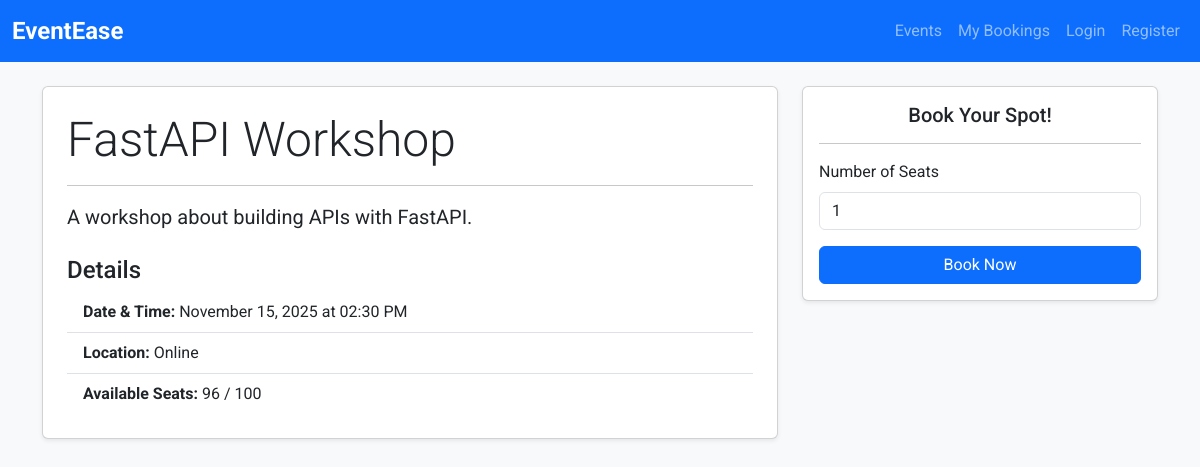
Before: /events/1 with the older database file.
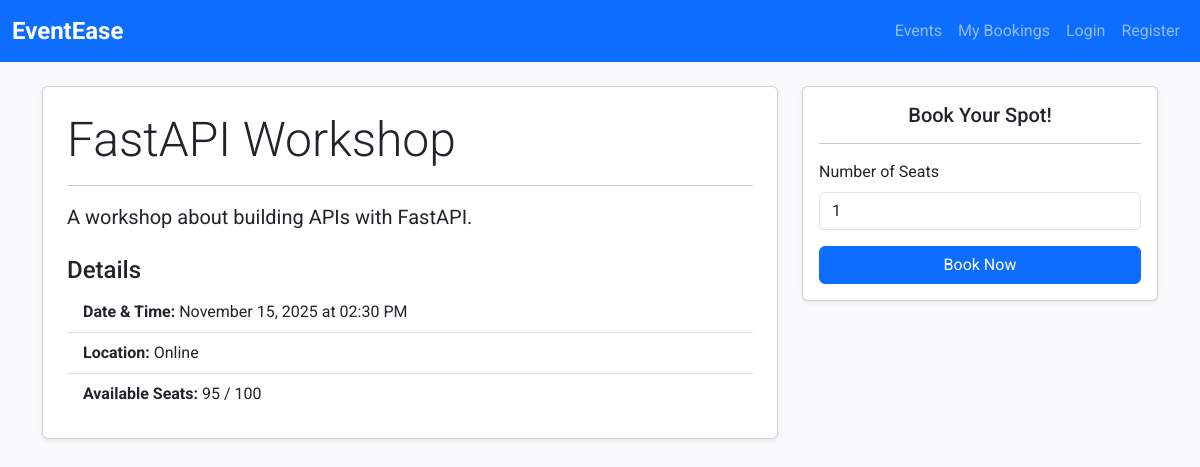
After: the same page with the newer database file.
### models.py (models this page shows)
class Event(Base):
    __tablename__ = "events"
    id = Column(Integer, primary_key=True, index=True)
    title = Column(String, index=True, nullable=False)
    description = Column(String)
    location = Column(String, nullable=False)
    date_time = Column(DateTime, nullable=False)
    total_seats = Column(Integer, nullable=False)
    available_seats = Column(Integer, nullable=False)
    creator_id = Column(Integer, ForeignKey("users.id"))
    creator = relationship("User", back_populates="events")
    bookings = relationship("Booking", back_populates="event")

### app.py (the view)
@app.get("/events/{event_id}", include_in_schema=False)
def get_event_detail_page(request: Request, event_id: int, db: Session = Depends(get_db)):
    event = event_crud.get_event(db, event_id=event_id)
    if not event:
         raise HTTPException(status_code=status.HTTP_404_NOT_FOUND, detail="Event not found")
    return templates.TemplateResponse("event_detail.html", {"request": request, "event": event})

### templates/event_detail.html (shortened to what this page needs)
{% extends "base.html" %}
{% block content %}
<div class="row">
    <div class="col-lg-8 mb-4">
        <div class="card shadow-sm h-100">
            <div class="card-body p-4">
                <h1 class="display-5">{{ event.title }}</h1>
                <hr>
                <p class="fs-5">{{ event.description }}</p>
                <h4 class="mt-4">Details</h4>
                <ul class="list-group list-group-flush">
                    <li class="list-group-item">
                        <strong>Date & Time:</strong> {{ event.date_time.strftime('%B %d, %Y at %I:%M %p') }}
                    </li>
                    <li class="list-group-item">
                        <strong>Location:</strong> {{ event.location }}
                    </li>
                    <li class="list-group-item">
                        <strong>Available Seats:</strong> {{ event.available_seats }} / {{ event.total_seats }}
                    </li>
                </ul>
            </div>
        </div>
    </div>
    <div class="col-lg-4 mb-4">
        <div class="card shadow-sm">
            <div class="card-body">
                <h5 class="card-title text-center">Book Your Spot!</h5>
                <hr>
                <form id="booking-form">
                    <div class="mb-3">
                        <label for="number_of_seats" class="form-label">Number of Seats</label>
                        <input type="number" class="form-control" id="number_of_seats" value="1" min="1" max="{{ event.available_seats }}" required>
                    </div>
                    <button type="submit" class="btn btn-primary w-100">Book Now</button>
                </form>
            </div>
        </div>
    </div>
</div>
{% endblock %}

Changed rows visible on the page:
changed Event "FastAPI Workshop": available_seats "96" → "95"
